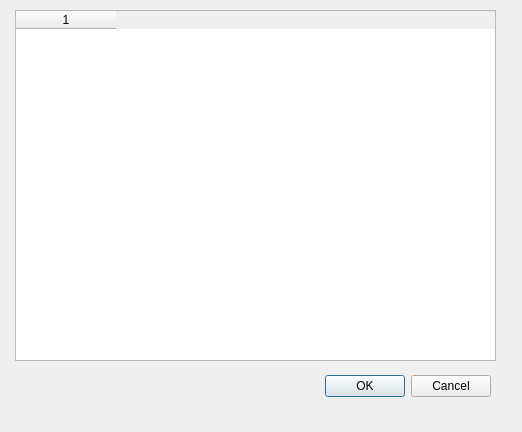
<?xml version="1.0" encoding="UTF-8"?>
<ui version="4.0">
 <class>Reader</class>
 <widget class="QDialog" name="Reader">
  <property name="geometry">
   <rect>
    <x>0</x>
    <y>0</y>
    <width>522</width>
    <height>432</height>
   </rect>
  </property>
  <property name="windowTitle">
   <string>Dialog</string>
  </property>
  <widget class="QDialogButtonBox" name="buttonBox">
   <property name="geometry">
    <rect>
     <x>150</x>
     <y>370</y>
     <width>341</width>
     <height>32</height>
    </rect>
   </property>
   <property name="orientation">
    <enum>Qt::Horizontal</enum>
   </property>
   <property name="standardButtons">
    <set>QDialogButtonBox::Cancel|QDialogButtonBox::Ok</set>
   </property>
  </widget>
  <widget class="QTableWidget" name="tableWidget">
   <property name="geometry">
    <rect>
     <x>15</x>
     <y>10</y>
     <width>481</width>
     <height>351</height>
    </rect>
   </property>
   <property name="columnCount">
    <number>1</number>
   </property>
   <column/>
  </widget>
 </widget>
 <resources/>
 <connections>
  <connection>
   <sender>buttonBox</sender>
   <signal>accepted()</signal>
   <receiver>Reader</receiver>
   <slot>accept()</slot>
   <hints>
    <hint type="sourcelabel">
     <x>248</x>
     <y>254</y>
    </hint>
    <hint type="destinationlabel">
     <x>157</x>
     <y>274</y>
    </hint>
   </hints>
  </connection>
  <connection>
   <sender>buttonBox</sender>
   <signal>rejected()</signal>
   <receiver>Reader</receiver>
   <slot>reject()</slot>
   <hints>
    <hint type="sourcelabel">
     <x>316</x>
     <y>260</y>
    </hint>
    <hint type="destinationlabel">
     <x>286</x>
     <y>274</y>
    </hint>
   </hints>
  </connection>
 </connections>
</ui>
